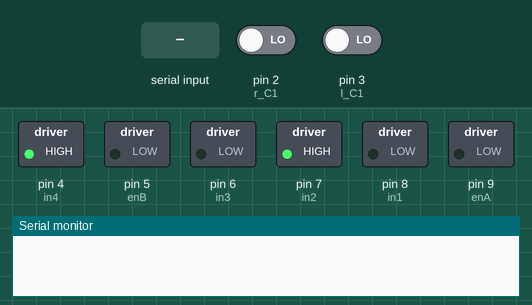
A sketch run on a simulated Arduino Uno, built with avr-gcc and run on an emulated ATmega328P. Parts: switched loads named in the sketch (green lamp = pin HIGH), the last lines printed to the serial monitor. The test bench sets the inputs (shaded band); at power-on: pin 2 (r_C1) LOW, pin 3 (l_C1) LOW.

Above: at 2.2 s.
2.3 s: "<1,90>" received over Serial
At 3.4 s:
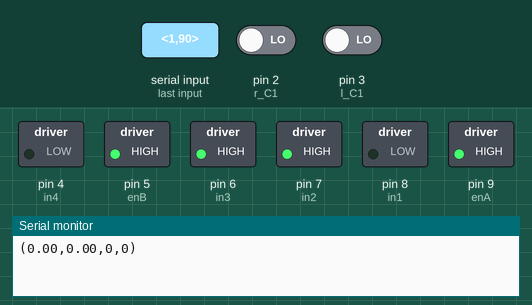
5.3 s: "<r90>" received over Serial
At 6.0 s:
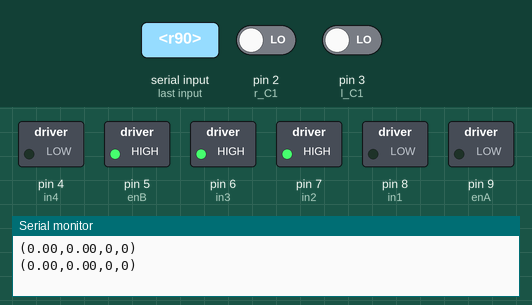
6.8 s: "<90,45,200>" received over Serial
At 7.7 s:
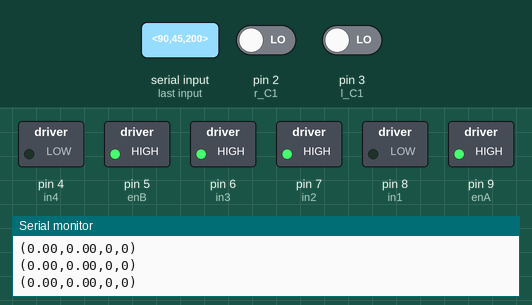
8.3 s: "<r,45>" received over Serial
At 9.4 s:
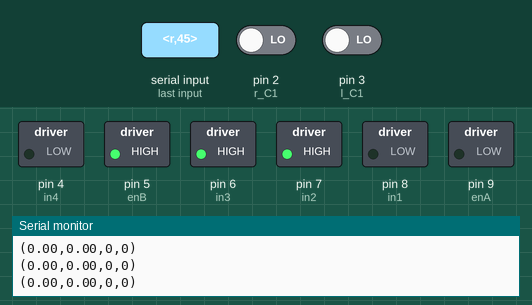
Timing chart, 0 to 10.8 s (numbered marks = the images above; inputs shaded):
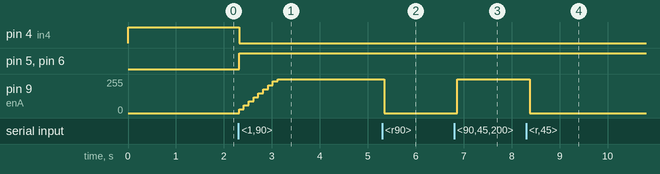

Measured:
- after the input at 2.3 s, pin 4 (in4): HIGH → LOW at once; pin 5 (enB), pin 6 (in3): LOW → HIGH at once; pin 9 (enA): moves from 0/255 to 255/255 over 0.81 s, starting at once
- after the input at 5.3 s, pin 9 (enA): 255/255 → 0/255 after 0.05 s
- after the input at 6.8 s, pin 9 (enA): 0/255 → 255/255 after 0.06 s
- after the input at 8.3 s, pin 9 (enA): 255/255 → 0/255 after 0.08 s

The sketch:

basic_velocity_controller.ino
```cpp
#include <util/atomic.h> // For the ATOMIC_BLOCK macro
#define M_SPEED 100 // The default motor speed
#define r_C1 2
#define r_C2 13
#define l_C1 3
#define l_C2 12
#define CPR 3374 // The number of counts from the encoder per rotation
// Conversion from counts to angles radian -> angle = (pos/374) * (2*PI)
#define ISC '<' // Input Start char
#define IEC '>' //Input End Char
#define OSC '(' // Output Start char
#define OEC ')' // Output End Char
#define MAX_IN_BUFFER 80
bool started=true;
bool ended=true;
char inData[MAX_IN_BUFFER];

typedef struct{
  float right;
  float left;
} wheel_vels;
wheel_vels goalVels;
wheel_vels currentVels;

// right connections
int enA = 9;
int in1 = 8;
int in2 = 7;
// left connections
int enB = 5;
int in3 = 6;
int in4 = 4;
volatile int r_pos_i = 0;
volatile int l_pos_i = 0;
int r_pos = 0;
int l_pos = 0;
int r_lastPos= 0;
int l_lastPos= 0;

long lastTime = 0;
int r_dir = 1;
int l_dir = 1;
float r_e_d = 0.; // Differential error for the right wheel
float l_e_d = 0.; // Differential error for the left wheel
float r_e_i = 0.; // Integral error for the right wheel
float l_e_i = 0.; // Integral error for the left wheel

float kp = 1.0;
float ki = 1.0;
float kd = 1.0;
float r_i_term = 0;
float l_i_term = 0;
float r_last_e = 0; // To calculate derivative error
float l_last_e = 0; // To calculate derivative error
float r_currentPWM = 0.;
float l_currentPWM = 0.;

const int filter_width = 10;
unsigned long last_control_time = 0;
float control_frequency = 10.0;
unsigned long control_time_gap = 0;
byte index = 0;
bool dataAvailable = false;
// TODO: Add a timer function to print the velocity graphs. Both for current velocity and goal velocity
void setup() {
  Serial.begin(115200);
  // This line will change the frequecy of the timer itself. The default prescaler is 64. This changes it to 8.
  // This means the
  //TCCR0B = TCCR0B & B11111000 | B00000010;
  // Set all the motor control pins to outputs
  pinMode(r_C1,INPUT);
  pinMode(r_C2,INPUT);
  pinMode(l_C1,INPUT);
  pinMode(l_C2,INPUT);
  attachInterrupt(digitalPinToInterrupt(r_C1),readRightEncoder,RISING);
  attachInterrupt(digitalPinToInterrupt(l_C1),readLeftEncoder,RISING);
  l_pos = 0;
  r_pos = 0;
  l_dir = 1;
  r_dir = 1;

  started=false;
  ended=false;
  index=0;
  pinMode(enB,OUTPUT);
  pinMode(in3,OUTPUT);
  pinMode(in4,OUTPUT);
  digitalWrite(in3, LOW);
  digitalWrite(in4, HIGH);
  pinMode(enA,OUTPUT);
  pinMode(in1,OUTPUT);
  pinMode(in2,OUTPUT);
  digitalWrite(in1, LOW);
  digitalWrite(in2, HIGH);
  //analogWrite(enB, 90);

  // Initial set of pid values
  kp = 30.0;
  ki = 0.01;
  kd = 0.5;

  control_time_gap = (unsigned long)(1000000.0/control_frequency);
  goalVels.right = 0.0;
  goalVels.left = 0.0;
  currentVels.right = 0.0;
  currentVels.left = 0.0;
  delay(1000);
//  analogWrite(enB, 255);
//  analogWrite(enA, 50);

}

void loop() {
  float command[4];
  while(Serial.available() > 0)
  {
    char inChar = Serial.read();
    if(inChar == ISC)
    {
      index = 0;
      inData[index] = '\0';
      started = true;
      ended = false;
    }
    else if(inChar == IEC)
    {
      ended = true;
      break;
    }
    else if(started && !ended)
    {
      if(index < MAX_IN_BUFFER)
      {
        inData[index] = inChar;
        index++;
        inData[index] = '\0';
      }
    }
  }
  // We are here either because all pending serial
  // data has been read OR because an end of
  // packet marker arrived. Which is it?
  if(started && ended)
  {
    char* val = strtok(inData, ",");
    if(val != NULL)
    {
      goalVels.right = atof(val);
    }

    val = strtok (NULL,",");
    if(val != NULL )
    {
      goalVels.left = atof(val);
    }
    Serial.print(OSC);
    Serial.print(currentVels.right);
    Serial.print(",");
    Serial.print(currentVels.left);
    Serial.print(",");
    Serial.print(r_pos);
    Serial.print(",");
    Serial.print(l_pos);
    Serial.println(OEC);
  // Reset for the next packet
  started = false;
  ended = false;
  index = 0;
  inData[index] = '\0';
  }

  if(micros() - last_control_time > control_time_gap)
  {
  unsigned long currentTime = micros();
    ATOMIC_BLOCK(ATOMIC_RESTORESTATE) {
      r_pos = r_pos_i;
      l_pos = l_pos_i;
    }
    float deltaT = (currentTime - lastTime)/(1000000.0);

    float r_dtheta = ((r_pos - r_lastPos)/(float)CPR) * (2*PI); // The angle the motor shaft moved through since the last time we checked
    float l_dtheta = ((l_pos - l_lastPos)/(float)CPR) * (2*PI); // The angle the motor shaft moved through since the last time we checked
    currentVels.right = (float)r_dtheta/deltaT; // The current velocity of the wheel
    currentVels.left = (float)l_dtheta/deltaT; // The current velocity of the wheel


    r_lastPos = r_pos;
    l_lastPos = l_pos;
    lastTime = currentTime;


      last_control_time = micros();
      float r_e = goalVels.right - currentVels.right;
      float l_e = goalVels.left - currentVels.left;
      r_i_term += r_e;
      l_i_term += l_e;
      float r_d_term = r_e - r_last_e;
      float l_d_term = l_e - l_last_e;
      r_last_e = r_e;
      l_last_e = l_e;

      float right_control = r_e * kp + r_i_term * ki + kd * r_d_term;
      float left_control  = l_e * kp + l_i_term * ki + kd * l_d_term;


      r_currentPWM += right_control;


      l_currentPWM += left_control;

      if(r_currentPWM > 255)
      {
        r_currentPWM = 255;
      }
      else if(r_currentPWM < -255)
      {
        r_currentPWM = -255;
      }
      if(l_currentPWM > 255)
      {
        l_currentPWM = 255;
      }
      else if(l_currentPWM < -255)
      {
        l_currentPWM = -255;
      }


      setMotorDirection(r_currentPWM, 'r', r_dir, goalVels.right);
      setMotorDirection(l_currentPWM, 'l', l_dir, goalVels.left);
      // TODO: Have different right and left goal velocities
      if(abs(goalVels.right) < 0.001)
      {
        r_currentPWM = 0;
      }
      if(abs(goalVels.left) < 0.001)
      {
        l_currentPWM = 0;
      }
      analogWrite(enA, (int)abs(r_currentPWM));
      analogWrite(enB, (int)abs(l_currentPWM));

      last_control_time = micros();
    }

    delay(1);
}

void setMotorDirection(float pwm, char side, int& dir, float goalVel)
{
  int i1, i2;
  if(side == 'r')
  {

    i1 = in2;
    i2 = in1;
  }
  else if(side == 'l')
  {
    i1 = in3;
    i2 = in4;
  }

  if(goalVel > 0 && pwm > 0)
  {
    digitalWrite(i1, HIGH);
    digitalWrite(i2, LOW);
    ATOMIC_BLOCK(ATOMIC_RESTORESTATE)
    {
      dir = 1;
    }
  }
  else if(goalVel < 0 && pwm < 0)
  {
    digitalWrite(i1, LOW);
    digitalWrite(i2, HIGH);
    ATOMIC_BLOCK(ATOMIC_RESTORESTATE)
    {
      dir = -1;
    }
  }
  return;
}

int kickstartMotors()
{
  int kickstartPWM = 200;
  analogWrite(enB, kickstartPWM);
  analogWrite(enA, kickstartPWM);
  r_currentPWM = kickstartPWM;
  l_currentPWM = kickstartPWM;
  delay(200);
  //return; // This should work similarly to loop
}
void readRightEncoder(){
    r_pos_i += r_dir;
}
void readLeftEncoder(){
    l_pos_i += l_dir;
}
```
